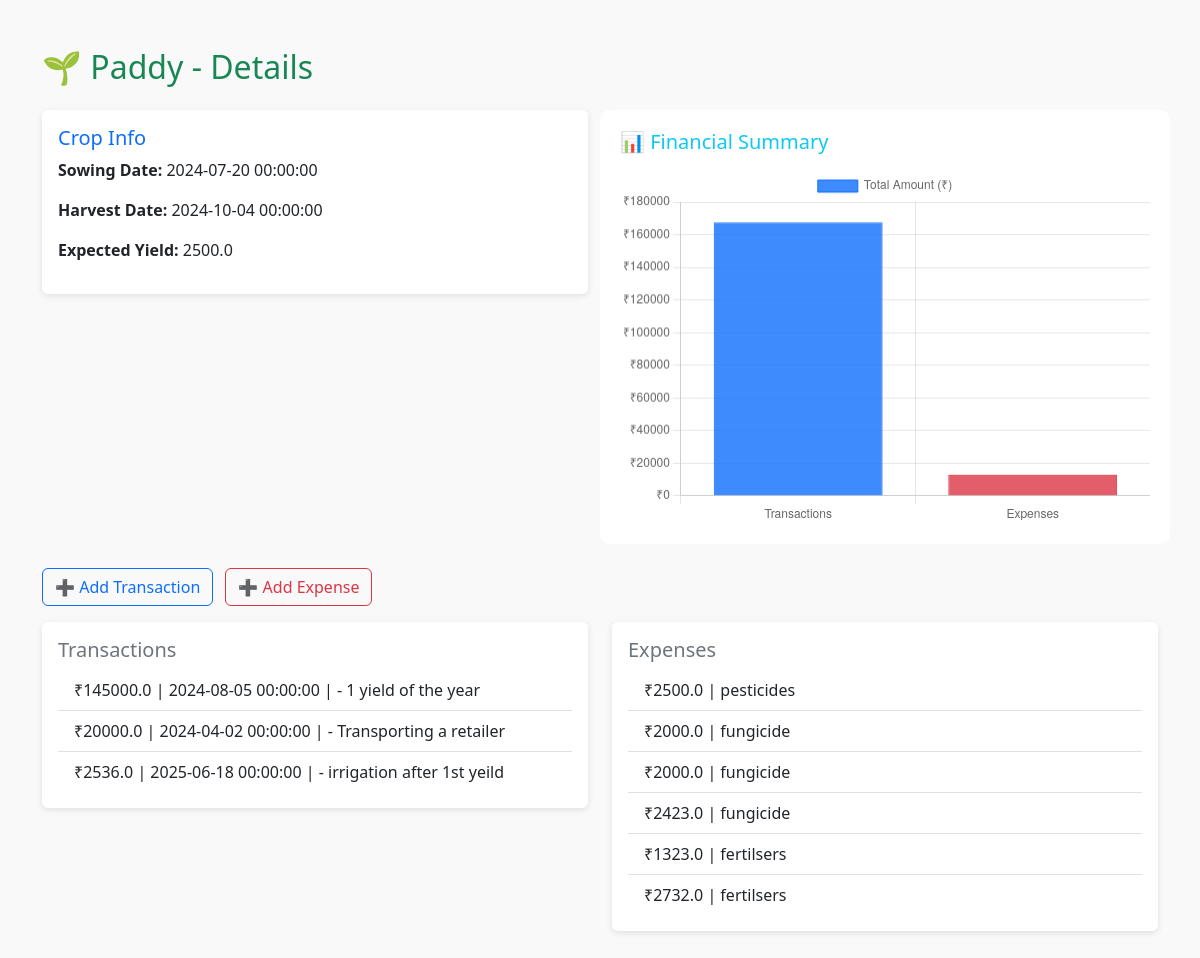
Screenshot of /crop/4 (signed in) with the database file from the repository.
### models.py (models this page shows)
class Crop(db.Model):
    __tablename__ = 'crop'
    id = db.Column(db.Integer, primary_key=True)
    user_id = db.Column(db.Integer, db.ForeignKey('user.id'), nullable=False)
    name = db.Column(db.String(100), nullable=False)
    sowing_date = db.Column(db.String(20))
    expected_yield = db.Column(db.Float)
    harvest_date = db.Column(db.String(20))
    expenses = db.relationship('Expense', backref='crop', lazy=True)
    transactions = db.relationship('Transaction', backref='crop', lazy=True)

class Transaction(db.Model):
    __tablename__ = 'transaction'
    id = db.Column(db.Integer, primary_key=True)
    amount = db.Column(db.Float, nullable=False)
    date = db.Column(db.String(20), nullable=False)
    notes = db.Column(db.String(200))
    transaction_type = db.Column(db.String(10), nullable=False)  # 'income' or 'expense'
    crop_id = db.Column(db.Integer, db.ForeignKey('crop.id'), nullable=False)
    category_id = db.Column(db.Integer, db.ForeignKey('category.id'), nullable=False)

class Expense(db.Model):
    __tablename__ = 'expense'
    id = db.Column(db.Integer, primary_key=True)
    crop_id = db.Column(db.Integer, db.ForeignKey('crop.id'), nullable=False)
    description = db.Column(db.String(255), nullable=False)
    amount = db.Column(db.Float, nullable=False)
    date = db.Column(db.String(20), nullable=False)

### app.py (the view)
@app.route('/crop/<int:crop_id>')
def crop_detail(crop_id):
    crop = Crop.query.get_or_404(crop_id)
    if crop.user_id != current_user.id:
        abort(403)
    transactions = Transaction.query.filter_by(crop_id=crop.id).all()
    expenses = Expense.query.filter_by(crop_id=crop.id).all()
    return render_template(
        'crop_detail.html',
        crop=crop,
        transactions=transactions,
        expenses=expenses
    )

### app.py (called while the page is built)
@login_manager.user_loader
def load_user(user_id):
    return User.query.get(int(user_id))

### templates/crop_detail.html (shortened to what this page needs)
<!DOCTYPE html>
<html lang="en">
<head>
  <link href="https://cdn.jsdelivr.net/npm/bootstrap@5.3.0/dist/css/bootstrap.min.css" rel="stylesheet">
</head>
<body>
<div class="container py-5">
  <h2 class="mb-4 text-success">🌱 {{ crop.name }} - Details</h2>
  <div class="row mb-4">
    <div class="col-md-6">
      <div class="card p-3">
        <h5 class="text-primary">Crop Info</h5>
        <p><strong>Sowing Date:</strong> {{ crop.sowing_date }}</p>
        <p><strong>Harvest Date:</strong> {{ crop.harvest_date }}</p>
        <p><strong>Expected Yield:</strong> {{ crop.expected_yield }}</p>
      </div>
    </div>
    <div class="col-md-6 chart-container">
      <h5 class="text-info mb-3">📊 Financial Summary</h5>
      <canvas id="transactionChart" height="200"></canvas>
    </div>
  </div>
  <div class="mb-3">
    <a href="{{ url_for('add_transaction', crop_id=crop.id) }}" class="btn btn-outline-primary me-2">➕ Add Transaction</a>
    <a href="{{ url_for('add_expense', crop_id=crop.id) }}" class="btn btn-outline-danger">➕ Add Expense</a>
  </div>
  <div class="row">
    <div class="col-md-6">
      <div class="card p-3 mb-4">
        <h5 class="text-secondary">Transactions</h5>
        {% if crop.transactions %}
          <ul class="list-group list-group-flush">
             {% for t in crop.transactions %}
              <li class="list-group-item">
                ₹{{ t.amount }} | {{ t.date }} | {{ t.type }} - {{ t.notes }}
              </li>
            {% endfor %}
          </ul>
        {% else %}
          <p class="text-muted">No transactions yet.</p>
        {% endif %}
      </div>
    </div>
    <div class="col-md-6">
      <div class="card p-3 mb-4">
        <h5 class="text-secondary">Expenses</h5>
        {% if crop.expenses %}
          <ul class="list-group list-group-flush">
            {% for e in crop.expenses %}
              <li class="list-group-item">
                ₹{{ e.amount }} | {{ e.description }}
              </li>
            {% endfor %}
          </ul>
        {% else %}
          <p class="text-muted">No expenses recorded.</p>
        {% endif %}
      </div>
    </div>
  </div>
</div>
<script>
  const ctx = document.getElementById('transactionChart').getContext('2d');
  const transactionChart = new Chart(ctx, {
    type: 'bar',
    data: {
      labels: ['Transactions', 'Expenses'],
      datasets: [{
        label: 'Total Amount (₹)',
        data: [
          {{ transactions | map(attribute='amount') | sum | default(0, true) }},
          {{ expenses | map(attribute='amount') | sum | default(0, true) }}
        ],
        backgroundColor: ['#0d6efdcc', '#dc3545cc'],
        borderColor: ['#0d6efd', '#dc3545'],
        borderWidth: 1
      }]
    },
    options: {
      scales: {
        y: {
          beginAtZero: true,
          ticks: {
            callback: value => '₹' + value
          }
        }
      }
    }
  });
</script>
</body>
</html>

### templates/crop_detail.html (style rules this page uses)
body { background: #f9f9f9; }
.card { box-shadow: 0 2px 6px rgba(0,0,0,0.1); border: none; }
.chart-container { background: #fff; padding: 20px; border-radius: 10px; }

### rows the page displays
Crop: name "Paddy", sowing_date "2024-07-20 00:00:00", harvest_date "2024-10-04 00:00:00", expected_yield "2500.0"
Transaction: amount "145000.0", date "2024-08-05 00:00:00", notes "1 yield of the year"
Transaction: amount "20000.0", date "2024-04-02 00:00:00", notes "Transporting a retailer"
Transaction: amount "2536.0", date "2025-06-18 00:00:00", notes "irrigation after 1st yeild"
Expense: amount "2500.0", description "pesticides"
Expense: amount "2000.0", description "fungicide"
Expense: amount "2000.0", description "fungicide"
Expense: amount "2423.0", description "fungicide"
Expense: amount "1323.0", description "fertilsers"
Expense: amount "2732.0", description "fertilsers"

### other values shown
chart data {{ expenses | map(attribute='amount') | sum | default(0, true) }} 12978.0
